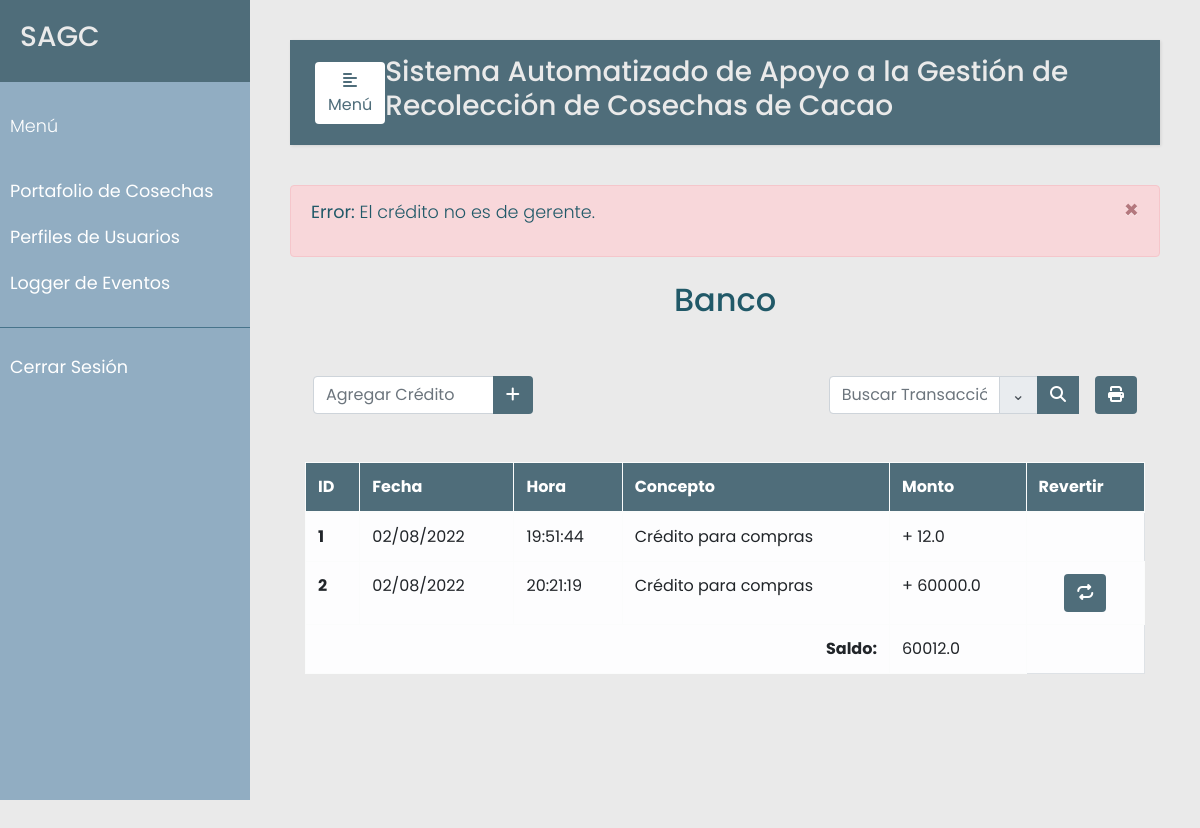
The app's page /bancos/1/revertir (signed in) with its own data.
### src/models.py (models this page shows, shortened)
class Banco(db.Model):
    __tablename__ = 'bancos'
    id = db.Column(db.Integer, primary_key=True)
    compra_id = db.Column(db.Integer, nullable=True, unique=True)
    financia_id = db.Column(db.Integer, nullable=True, unique=True)
    fecha = db.Column(db.DateTime, nullable=False)
    concepto = db.Column(db.String(120), nullable=False)
    monto = db.Column(db.Float, nullable=False)
    credito = db.Column(db.Boolean, nullable=False)
    agg_gerente = db.Column(db.Boolean, default=False)
    revertido = db.Column(db.Boolean, default=False)

### src/bancos.py (the view, shortened to what this page needs)
@app.route('/bancos/<banco_id>/revertir', methods=['GET', 'POST'])
@login_required
def revertir_bancos(banco_id):
    bancos = Banco.query.all()
    saldo = sum([b.monto for b in bancos if b.credito]) - sum([b.monto for b in bancos if not b.credito])
    credito = Banco.query.filter(Banco.id == banco_id).first()
    if credito is None:
        error = "El crédito no existe."
        return render_template("bancos.html", error=error, bancos=bancos, saldo=saldo)
    if not credito or not credito.agg_gerente:
        error = "El crédito no es de gerente."
        return render_template("bancos.html", error=error, bancos=bancos, saldo=saldo)

### src/decoradores.py (called while the page is built)
def login_required(f):
    @wraps(f)
    def wrap(*args, **kwargs):
        if 'logged_in' in session:
            return f(*args, **kwargs)
        else:
            flash('Necesitas iniciar sesión primero')
            return redirect(url_for('login'))
    return wrap

### templates/bancos.html (shortened to what this page needs)
{% extends "base.html" %}
{% set active_page = "banco" %}
{% block content %}
<section class="vh-100">
    <div class="container h-100">
        <p class="text-center h2 fw-bold mb-5 mx-1 mx-md-4 mt-4" id="Nombre-Cosecha">Banco</p>
        <form action='/bancos/search' method="POST">
          <div class="d-flex flex-row-reverse bd-highlight">
            <div class="p-2 bd-highlight">
              <button type="button" id="printer" class="btn" style="color:#fff; background-color:#4F6D7A;">
                <i class="fa fa-print" aria-hidden="true"></i>
              </button>
            </div>
            <div class="p-2 bd-highlight">
              <div class="input-group mb-3">
                <input type="text" class="form-control" placeholder="Buscar Transacción" aria-label="Buscar" name="search_bancos" value="{{request.form.search_bancos}}">
                <div class="input-group-append">
                  <span class="input-group-text" id="basic-addon1"><a data-toggle="collapse" href="#collapse1"> ⌄ </a></span>
                </div>
                <div class="input-group-append">
                  <button type="submit" id="search_bancos" name="action-type" value="search" class="btn" style="color:#fff; background-color:#4F6D7A";>
                    <i class="fas fa-search" aria-hidden="true"></i>
                  </button>
                </div>
              </div>
            </div>
        </form>
            <div class="col-4"></div>
            <form action='/bancos/' method="POST">
              <div class="p-2 bd-highlight">
                <div class="input-group mb-2">
                  <input type="number" class="form-control" placeholder="Agregar Crédito" aria-label="agregar" name="agregar_credito" value="{{request.form.agregar_credito}}">
                  <div class="input-group-append">
                    <button type="submit" id="agregar_credito" name="action-type" class="btn" style="color:#fff; background-color:#4F6D7A;">
                        <i class="fa-solid fa-plus" aria-hidden="true"></i>
                    </button>
                  </div>
                </div>
              </div>
            </form>
          </div>
        <br/>
        <table class="table table-bordered table-light table-hover" id="tabla_cosechas">
          <thead>
            <tr>
              <th scope="col">ID</th>
              <th scope="col">Fecha</th>
              <th scope="col">Hora</th>
              <th scope="col">Concepto</th>
              <th scope="col">Monto</th>
              <th scope="col">Revertir</th>
            </tr>
          </thead>
          <tbody>
            {% for u in bancos %}
            <tr>
              <th scope="row">{{u.id}}</th>
              <td>{{ u.fecha.strftime("%d/%m/%Y") }}</td>
              <td>{{ u.fecha.strftime("%H:%M:%S") }}</td>
              <td>{{ u.concepto }}</td>
              <td>{% if u.credito %}+{% endif%}
                  {{ u.monto }}
              </td>
              {% if u.agg_gerente and not u.revertido %}
              <td class="print-backtrack" style="text-align: center">
                <button type="button" class="btn action" data-toggle="modal" data-target="#backtrack-modal-{{u.id}}">
                  <i class="fa fa-repeat" aria-hidden="true"></i>
                </button>
              </td>
              {% endif %}
            </tr>
            {% endfor %}
            <tr>
              <th colspan="4" scope="row" colspan="11" style="text-align: right;">Saldo:</th>
              <td colspan="1">{{ saldo }}</td>
            </tr>
          </tbody>
        </table>
    </div>
{% endblock %}

### static/css/styles.css (style rules this page uses)
body { font-family: 'Poppins', sans-serif; background: #EAEAEA; }
p { font-family: 'Poppins', sans-serif; font-size: 1.1em; font-weight: 300; line-height: 1.7em; color: #215968; }
a, a:hover, a:focus { color: inherit; text-decoration: none; transition: all 0.3s; }
a[data-toggle="collapse"] { position: relative; }
.btn.action { color:#fff; background-color:#4F6D7A; }
thead { color:#fff; background-color:#4F6D7A; }

### records on screen
Banco: id "1", fecha "02/08/2022", fecha "19:51:44", concepto "Crédito para compras", monto "12.0"
Banco: id "2", fecha "02/08/2022", fecha "20:21:19", concepto "Crédito para compras", monto "60000.0"

### other values on screen
{{ error }} "El crédito no es de gerente."
{{ saldo }} "60012.0"
